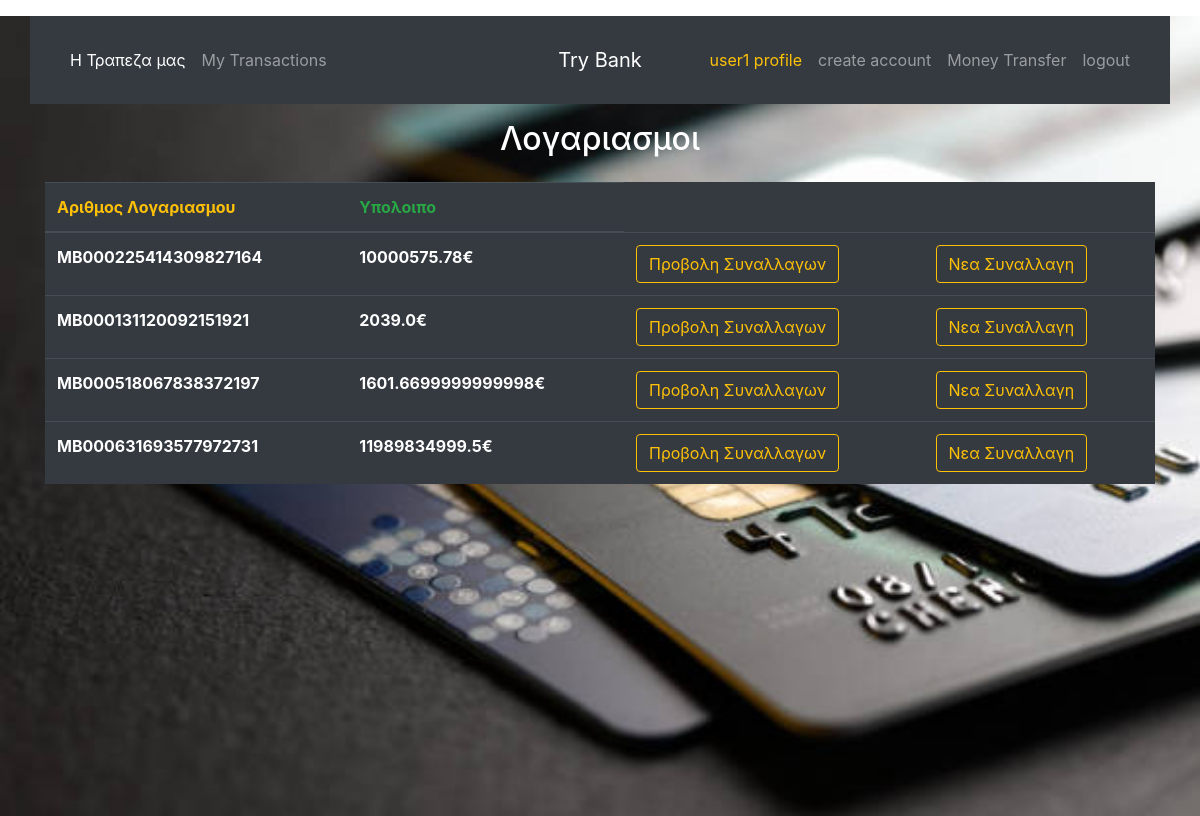
/profile/ (signed in), run on an earlier commit of the app's database.
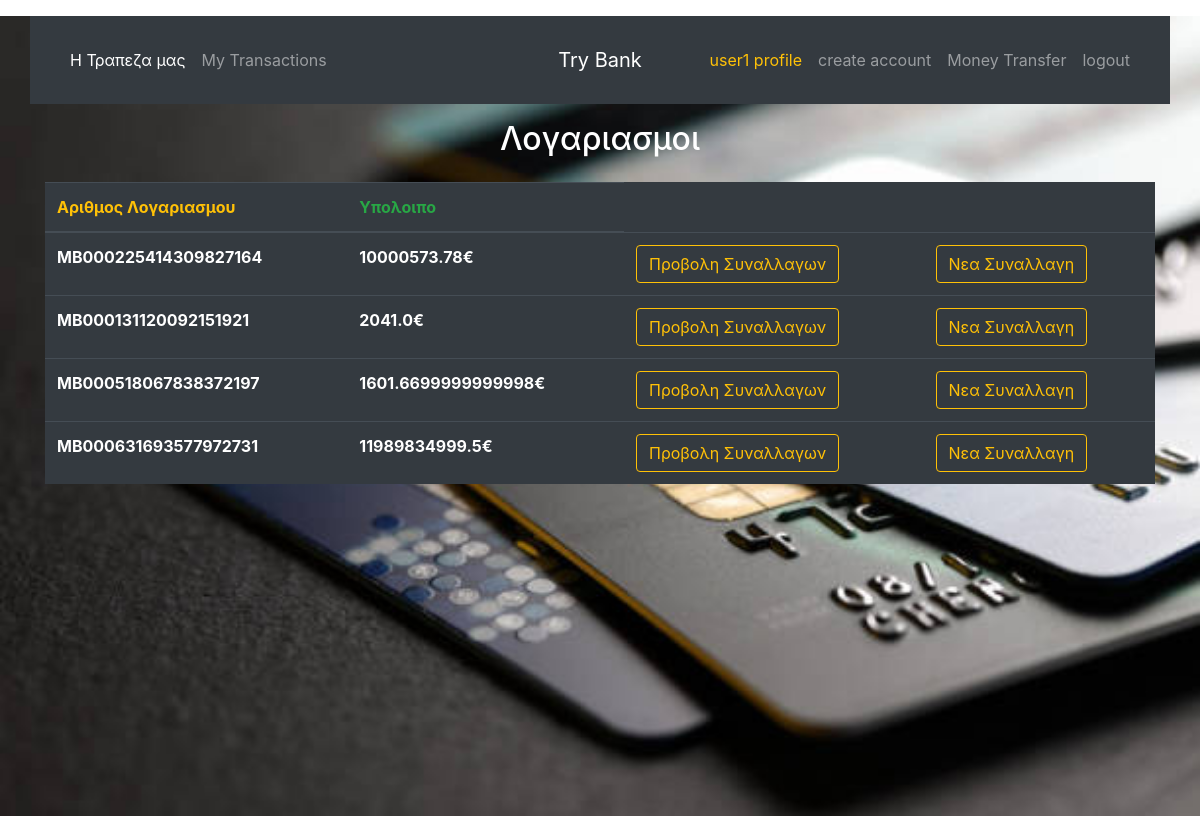
And on a later commit of the database.
### customers/models.py (models this page shows, shortened)
class Accounts(models.Model):
    owner = models.ForeignKey(User, on_delete = models.CASCADE)
    acc_number = models.CharField(primary_key=True, max_length=20)
    balance = models.FloatField(default= 0)

### customers/views.py (the view)
# urls.py: path('profile/',views.profile_page, name= 'user_profile'),
@login_required()
def profile_page(request):
    user = request.user
    query = Accounts.objects.filter(owner=user).all()
    context = {
        'object': query,
        'user': user
    }
    return render(request, 'user_profile.html', context=context)

### templates/user_profile.html
{% extends 'welcome_page.html' %}
{% block content %}
<div class="container">
    <div>
  <h2 class="text-center text-white">Λογαριασμοι</h2>
    </div>
<div class="mt-4">
  <table class="table table-dark mt-4">
    <thead>
      <tr>
        <th class="text-warning">Αριθμος Λογαριασμου</th>
        <th class="text-success">Υπολοιπο</th>
      </tr>
    </thead>
      {% for obj in object %}
      <tr>
        <th>{{obj.acc_number}}</th>
        <th>{{obj.balance}}€</th>
        <th><a href="{% url 'account' obj.acc_number %}"<button type="button" class="btn btn-outline-warning">Προβολη Συναλλαγων</button></th>
        <th><a href="{% url 'transfer2' obj.acc_number %}"<button type="button" class="btn btn-outline-warning">Νεα Συναλλαγη</button></th>
      </tr>
  </div>
</div>
  {% endfor %}
{% endblock content %}

What changed in the data, as far as the page shows it:
changed Accounts "MB000225414309827164": balance "10000575.78" → "10000573.78"
changed Accounts "MB000131120092151921": balance "2039.0" → "2041.0"
